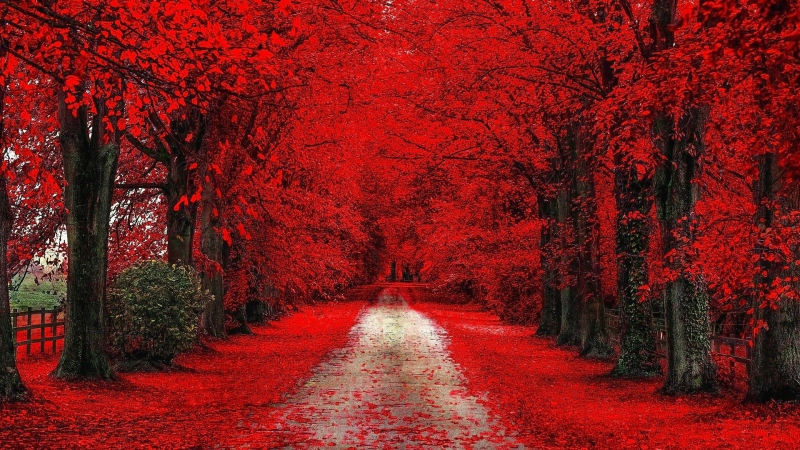
#> input picture 6. hafta - open_cv_devam/resim/manzara.jpg, 1600 x 900 px (shown at 1/2 size)
$ python 10_resim_kirpma.py
#> lines starting #> are read from the running program, lines starting #| are printed output that depends on the picture
import cv2 as cv

resim = cv.imread("resim/manzara.jpg")
#> resim is the input picture: shape (900, 1600, 3); mean B, G, R 27.6, 29.4, 123
cv.imshow("kirpilmamis", resim)
cv.waitKey(0)
print(resim.shape)
#| (900, 1600, 3)
#600,500 den 900,1200
yol = resim[600:900, 500:1200]
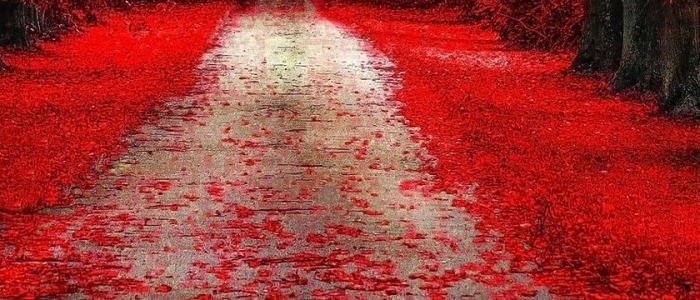
#> yol: shape (300, 700, 3); mean B, G, R 53.3, 58.3, 163.6
print(yol)
#> (printed output is left out)
cv.imshow("a", yol)
cv.waitKey(0)

cv.imwrite("resim/kirpilmis_manzara.jpg", yol)

cali = resim[500:750, 200:430]
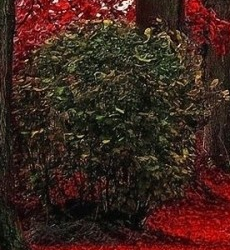
#> cali: shape (250, 230, 3); mean B, G, R 29.6, 36.9, 61.2
print(cali)
#> (printed output is left out)
cv.imshow("a", cali)
cv.waitKey(0)
